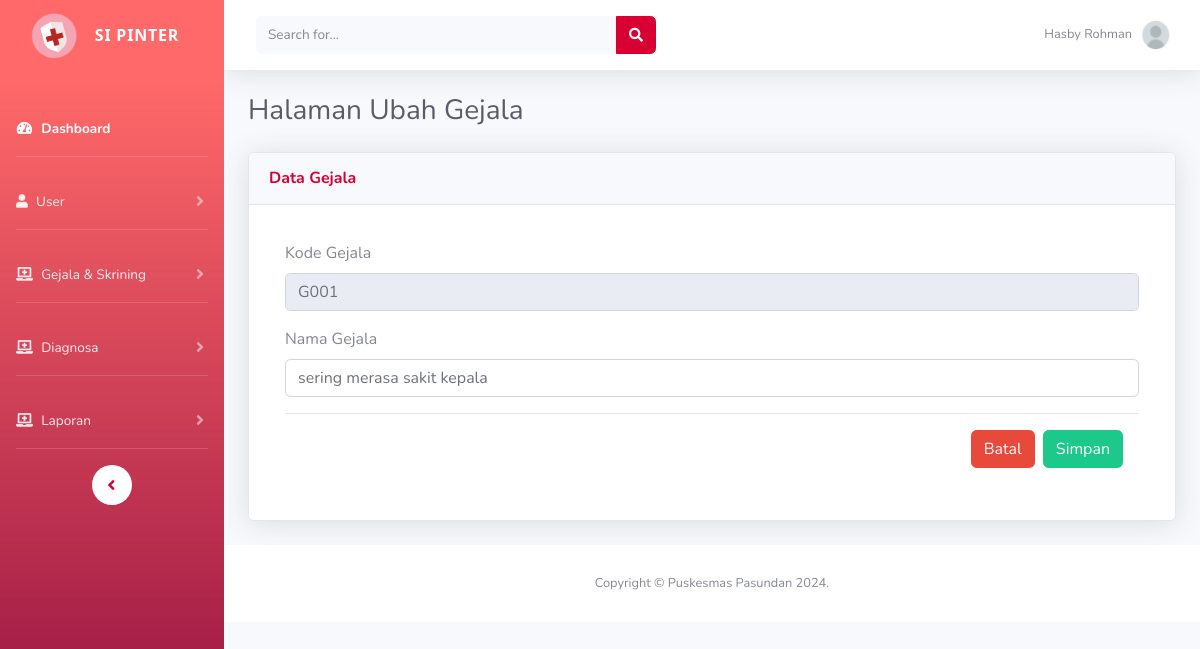
/ubahGejala.php?id_gejala=1 (signed in), run on the app's committed database.
### tables this page shows
CREATE TABLE `user` (
  `id_user` int(11) NOT NULL,
  `role` varchar(20) NOT NULL,
  `nama` varchar(50) NOT NULL,
  `nama_lengkap` varchar(100) NOT NULL,
  `nik` varchar(16) NOT NULL,
  `email` varchar(50) NOT NULL,
  `ttl` date DEFAULT NULL,
  `tlp` varchar(15) NOT NULL,
  `password` varchar(200) NOT NULL
);

CREATE TABLE `gejala` (
  `id_gejala` int(11) NOT NULL,
  `kode_gejala` char(4) NOT NULL,
  `gejala` varchar(200) NOT NULL
);

### ubahGejala.php (the view, shortened to what this page needs)
<?php
    include "function.php";
    $id_gejala = $_GET["id_gejala"];
    $queryGejala = mysqli_query($koneksi, "SELECT * FROM gejala where id_gejala = '$id_gejala'");
    $q = mysqli_fetch_assoc($queryGejala);
    include 'sidebar.php';
?>
                <div class="container-fluid">
                    <h1 class="h3 mb-2 text-gray-800">Halaman Ubah Gejala</h1>
                    <div class="card shadow mb-4">
                        <div class="card-header py-3">
                            <h6 class="m-0 font-weight-bold text-primary">Data Gejala</h6>
                        </div>
                        <div class="card-body">
                        <div class="modal-body">
                        <form action="function.php?act=ubahGejala&id_gejala=<?= $q['id_gejala']; ?>" id="ubah" method="POST">
                                <div class="form-group ">
                                    <label for="kode_gejala">Kode Gejala</label>
                                    <input type="text" class="form-control form-control-user" id="kode_gejala" name="kode_gejala" value="<?= $q['kode_gejala']; ?>" readonly>
                                </div>
                                <div class="form-group">
                                    <label for="gejala">Nama Gejala</label>
                                    <input type="text" class="form-control form-control-user" id="gejala" name="gejala" value="<?= $q['gejala']; ?>">
                                </div>
                        <div class="modal-footer">
                            <button type="button" class="btn btn-danger" onclick="history.back();">Batal</button>
                            <button type="submit" name="ubah_btn" id="ubah" value="Ubah" class="btn btn-success">Simpan</button>
                        </div>
                    </form>
                </div>
                    </div>
                </div>
            </div>
            <footer class="sticky-footer bg-white">
                <div class="container my-auto">
                    <div class="copyright text-center my-auto">
                        <span>Copyright &copy; Puskesmas Pasundan 2024.</span>
                    </div>
                </div>
            </footer>
        </div>
    </div>
</body>
</html>

### sidebar.php (shortened to what this page needs)
<?php
    $tampiluser = mysqli_query($koneksi, "SELECT * FROM user where id_user = '$_SESSION[id_user]'");
    $tampil = mysqli_fetch_array($tampiluser);
?>
<!DOCTYPE html>
<html lang="en">
<head>
    <link href="vendor/fontawesome-free/css/all.min.css" rel="stylesheet" type="text/css">
    <link href="css/sb-admin-2.css" rel="stylesheet">
    <link href="vendor/datatables/dataTables.bootstrap4.min.css" rel="stylesheet">
</head>
<body id="page-top">
    <div id="wrapper">
        <ul class="navbar-nav bg-gradient-primary sidebar sidebar-dark accordion" id="accordionSidebar">
            <a class="sidebar-brand d-flex align-items-center justify-content-center" href="indexAdmin.php">
                <div class="sidebar-brand-icon rotate-n-15">
                    <img width="50px" src="gambar/Logo-Skrining.png" />
                </div>
                <div class="sidebar-brand-text mx-3">Si Pinter</div>
            </a>
            <li class="nav-item active" style="margin-top: 30px;">
                <a class="nav-link" href="indexAdmin.php">
                    <i class="fas fa-fw fa-tachometer-alt"></i>
                    <span>Dashboard</span></a>
            </li>
            <hr class="sidebar-divider">
            <li class="nav-item">
                <a class="nav-link collapsed" href="#" data-toggle="collapse" data-target="#collapseTwo"
                    aria-expanded="true" aria-controls="collapseTwo">
                    <i class="fas fa-user"></i>
                    <span>User</span>
                </a>
            </li>
            <hr class="sidebar-divider">
            <li class="nav-item">
                <a class="nav-link collapsed" href="#" data-toggle="collapse" data-target="#collapseUtilities"
                    aria-expanded="true" aria-controls="collapseUtilities">
                    <i class="fas fa-laptop-medical"></i>
                    <span>Gejala & Skrining</span>
                </a>
            </li>
            <hr class="sidebar-divider">
            <li class="nav-item">
                <a class="nav-link collapsed" href="#" data-toggle="collapse" data-target="#collapseDiagnosa"
                    aria-expanded="true" aria-controls="collapseUtilities">
                    <i class="fas fa-laptop-medical"></i>
                    <span>Diagnosa</span>
                </a>
            </li>
            <hr class="sidebar-divider">
            <li class="nav-item">
                <a class="nav-link collapsed" href="#" data-toggle="collapse" data-target="#collapselaporan"
                    aria-expanded="true" aria-controls="collapseUtilities">
                    <i class="fas fa-laptop-medical"></i>
                    <span>Laporan</span>
                </a>
            </li>
            <hr class="sidebar-divider d-none d-md-block">
            <div class="text-center d-none d-md-inline">
                <button class="rounded-circle border-0" id="sidebarToggle"></button>
            </div>
        </ul>
<div id="content-wrapper" class="d-flex flex-column">
<div id="content">
    <nav class="navbar navbar-expand navbar-light bg-white topbar mb-4 static-top shadow">
        <form
            class="d-none d-sm-inline-block form-inline mr-auto ml-md-3 my-2 my-md-0 mw-100 navbar-search">
            <div class="input-group">
                <input type="text" class="form-control bg-light border-0 small" placeholder="Search for..."
                    aria-label="Search" aria-describedby="basic-addon2">
                <div class="input-group-append">
                    <button class="btn btn-primary" type="button">
                        <i class="fas fa-search fa-sm"></i>
                    </button>
                </div>
            </div>
        </form>
        <ul class="navbar-nav ml-auto">
            <li class="nav-item dropdown no-arrow">
                <a class="nav-link dropdown-toggle" href="#" id="userDropdown" role="button"
                    data-toggle="dropdown" aria-haspopup="true" aria-expanded="false">
                    <span class="mr-2 d-none d-lg-inline text-gray-600 small"><?=$tampil['nama_lengkap']?></span>
                    <img class="img-profile rounded-circle"
                        src="gambar/User.png">
                </a>
            </li>
        </ul>
    </nav>

### data on the page
user: nama_lengkap "Hasby Rohman"
gejala: kode_gejala "G001", gejala "sering merasa sakit kepala"
